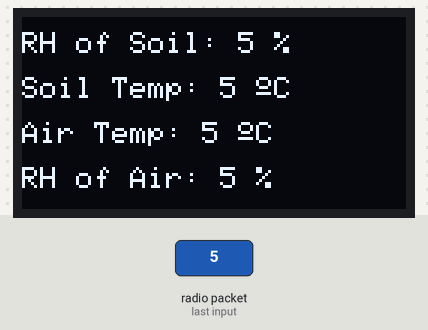
This sketch was run on a simulated ESP8266 (Wemos D1 mini). On the bench: 128×64 one-colour display. Inputs (shaded band) come from the test bench. WiFi joins after 1.5 s; servers stay silent unless stated; uploads are accepted with an empty reply; no radio packets arrive unless stated; what the sketch prints to the serial monitor is not drawn.

3.1 s: radio packet "5" arrives
Above: at 4.6 s.
Timing chart, 0 to 6.1 s (numbered marks = the images above; inputs shaded):
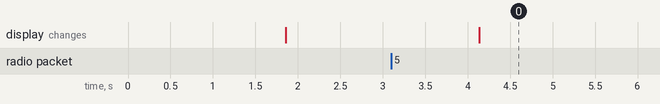

The sketch:

sketch_apr5a.ino
```cpp
#define BLYNK_TEMPLATE_ID "TMPL6rFOZ6SM1"
#define BLYNK_TEMPLATE_NAME "esp8266loratest111"

#define BLYNK_FIRMWARE_VERSION        "0.1.0"

#define BLYNK_PRINT Serial
//#define BLYNK_DEBUG

#define APP_DEBUG

// Uncomment your board, or configure a custom board in Settings.h
//#define USE_SPARKFUN_BLYNK_BOARD
#define USE_NODE_MCU_BOARD
//#define USE_WITTY_CLOUD_BOARD
//#define USE_WEMOS_D1_MINI

#include <SPI.h>
#include <LoRa.h>
#include <Adafruit_Sensor.h>
#include <Adafruit_GFX.h>
#include <Adafruit_SSD1306.h>
#include "BlynkEdgent.h"

#include <ESP8266WiFi.h>
#include <WiFiClientSecure.h>

const char* host = "script.google.com";
const int httpsPort = 443;

String GAS_ID = "AKfycbwr_3bSYXaLvfctHlU4P_4mJaxSqJR4fIVe0GiZ56Cn8vNqaQqObUkfhHshCxWKPo1S"; // ID của Google Apps Script

const char* ssid = "Nora";
const char* password = "0967230939";

WiFiClientSecure client;

#define ss 15
#define rst 16
#define dio0 4

#define SCREEN_WIDTH 128 // OLED display width, in pixels
#define SCREEN_HEIGHT 64 // OLED display height, in pixels
#define OLED_RESET -1 // Reset pin # (or -1 if sharing Arduino reset pin)
Adafruit_SSD1306 display(SCREEN_WIDTH, SCREEN_HEIGHT, &Wire, OLED_RESET);

String counter;
String soilMoistureValue;
String soilmoisturepercent;
String soiltemp;
String temperature;
String humidity;

void setup() {
  Serial.begin(115200);
  BlynkEdgent.begin();
  while (!Serial);

  Serial.println("LoRa Receiver");

  LoRa.setPins(ss, rst, dio0);

  if (!LoRa.begin(433E6)) {
    Serial.println("Starting LoRa failed!");
    while (1);
  }
  display.begin(SSD1306_SWITCHCAPVCC, 0x3C); //initialize with the I2C addr 0x3C (128x64)
  display.clearDisplay();

  WiFi.begin(ssid, password);
  Serial.print("Connecting");
  while (WiFi.status() != WL_CONNECTED) {
    Serial.print(".");
    delay(500);
  }

  Serial.println("");
  Serial.print("Successfully connected to : ");
  Serial.println(ssid);
  Serial.print("IP address: ");
  Serial.println(WiFi.localIP());
  Serial.println();

  client.setInsecure();
}

void loop() {
  BlynkEdgent.run();
  // try to parse packet
  int pos1, pos2, pos3, pos4, pos5;
  int packetSize = LoRa.parsePacket();
  if (packetSize)
  {
    // received a packet
    Serial.print("Received packet:  ");
    String LoRaData = LoRa.readString();
    Serial.print(LoRaData);
    // read packet
    while (LoRa.available()) {
      Serial.print((char)LoRa.read());
    }
    // print RSSI of packet
    Serial.print("' with RSSI ");
    Serial.println(LoRa.packetRssi());

    pos1 = LoRaData.indexOf('/');
    pos2 = LoRaData.indexOf('&');
    pos3 = LoRaData.indexOf('#');
    pos4 = LoRaData.indexOf('@');
    pos5 = LoRaData.indexOf('$');

    counter = LoRaData.substring(0, pos1);
    soilMoistureValue = LoRaData.substring(pos1 + 1, pos2);
    soilmoisturepercent = LoRaData.substring(pos2 + 1, pos3);
    soiltemp = LoRaData.substring(pos3 + 1, pos4);
    temperature = LoRaData.substring(pos4 + 1, pos5);
    humidity = LoRaData.substring(pos5 + 1, LoRaData.length());

    //send data to blynk
    Blynk.virtualWrite(V1, soilmoisturepercent); //Soil Moisture
    Blynk.virtualWrite(V2, soiltemp); //Soil Temperature
    Blynk.virtualWrite(V3, temperature);  // for Temperature
    Blynk.virtualWrite(V4, humidity);  //for Humidity

    Serial.print(F("Packet No = "));
    Serial.println(counter);

    Serial.print(F("Soil Moisture: "));
    Serial.print(soilmoisturepercent);
    Serial.println(F("%"));

    Serial.print(F("Soil Temperature: "));
    Serial.print(soiltemp);
    Serial.println(F("°C"));

    Serial.print(F("Temperature: "));
    Serial.print(temperature);
    Serial.println(F("°C"));

    Serial.print(F("Humidity = "));
    Serial.print(humidity);
    Serial.println(F("%"));

    Serial.print("Soil Moisture Value: ");
    Serial.print(soilMoistureValue);

    Serial.println();

    if (soilmoisturepercent.toInt() > 100)
    {
      display.clearDisplay();

      // display Soil Humidity
      display.setTextColor(WHITE);
      display.setTextSize(1);
      display.setCursor(0, 5);
      display.print("RH of Soil: ");
      display.print("100");
      display.print(" %");

      // display soil temperature
      display.setCursor(0, 20);
      display.print("Soil Temp: ");
      display.print(soiltemp);
      display.print(" ");
      display.cp437(true);
      display.write(167);
      display.print("C");

      // display air temperature
      display.setCursor(0, 35);
      display.print("Air Temp: ");
      display.print(temperature);
      display.print(" ");
      display.cp437(true);
      display.write(167);
      display.print("C");

      // display relative humidity of Air
      display.setCursor(0, 50);
      display.print("RH of Air: ");
      display.print(humidity);
      display.print(" %");

      display.display();
      delay(1500);
    }
    else if (soilmoisturepercent.toInt() < 0)
    {
      display.clearDisplay();

      // display Soil Humidity
      display.setTextColor(WHITE);
      display.setTextSize(1);
      display.setCursor(0, 5);
      display.print("RH of Soil: ");
      display.print("0");
      display.print(" %");

      // display soil temperature
      display.setCursor(0, 20);
      display.print("Soil Temp: ");
      display.print(soiltemp);
      display.print(" ");
      display.cp437(true);
      display.write(167);
      display.print("C");

      // display air temperature
      display.setCursor(0, 35);
      display.print("Air Temp: ");
      display.print(temperature);
      display.print(" ");
      display.cp437(true);
      display.write(167);
      display.print("C");

      // display relative humidity of Air
      display.setCursor(0, 50);
      display.print("RH of Air: ");
      display.print(humidity);
      display.print(" %");

      display.display();
      delay(1500);
    }
    else if (soilmoisturepercent.toInt() >= 0 && soilmoisturepercent.toInt() <= 100)
    {
      display.clearDisplay();

      // display Soil humidity
      display.setTextColor(WHITE);
      display.setTextSize(1);
      display.setCursor(0, 5);
      display.print("RH of Soil: ");
      display.print(soilmoisturepercent);
      display.print(" %");

      // display soil temperature
      display.setCursor(0, 20);
      display.print("Soil Temp: ");
      display.print(soiltemp);
      display.print(" ");
      display.cp437(true);
      display.write(167);
      display.print("C");

      // display air temperature
      display.setCursor(0, 35);
      display.print("Air Temp: ");
      display.print(temperature);
      display.print(" ");
      display.cp437(true);
      display.write(167);
      display.print("C");

      // display relative humidity of Air
      display.setCursor(0, 50);
      display.print("RH of Air: ");
      display.print(humidity);
      display.print(" %");

      display.display();
      delay(1500);
    }
    if (soilmoisturepercent.toInt() >= 0 && soilmoisturepercent.toInt() <= 30)
    {
      Serial.println("needs water, send notification");
      //send notification
      Blynk.logEvent("water_your_plants", "Lam on hay tuoi cay...") ;
      Serial.println("Motor is ON");
      Blynk.virtualWrite(V5, 255);
      delay(1000);

      // send data to Google Sheets
      sendata(soilmoisturepercent, soiltemp, temperature, humidity);
    }
    else if (soilmoisturepercent.toInt() > 30 && soilmoisturepercent.toInt() <= 100)
    {
      Serial.println("do am dat tot...");
      Serial.println("Motor is OFF");
      Blynk.virtualWrite(V5, 0);
      delay(1000);
    }
  }
}

void sendata(String soilmoisture, String soiltemp, String airtemp, String humidity){
  Serial.print("connecting to ");
  Serial.println(host);

  if (!client.connect(host, httpsPort)) {
    Serial.println("connection failed");
    return;
  }

  String url = "/macros/s/" + GAS_ID + "/exec?soilmoisture=" + soilmoisture + "&soiltemp=" + soiltemp + "&airtemp=" + airtemp + "&humidity=" + humidity;
  Serial.println(url);

  client.print(String("GET ") + url + " HTTP/1.1\r\n" +
               "Host: " + host + "\r\n" +
               "User-Agent: BuildFailureDetectorESP8266\r\n" +
               "Connection: close\r\n\r\n");
  Serial.println("request sent");

  while (client.connected()) {
    String line = client.readStringUntil('\n');
    if (line == "\r") {
      Serial.println("headers received");
      break;
      }
  }
  String line = client.readStringUntil('\n');
  if (line.startsWith("{\"state\":\"success\"")) {
      Serial.println("esp8266/Arduino CI successful!");
  } else {
      Serial.println("esp8266/Arduino CI has failed");
  }
}
```

Measured:
- after the input at 3.1 s, the display: changes after 1.0 s (image 0)
